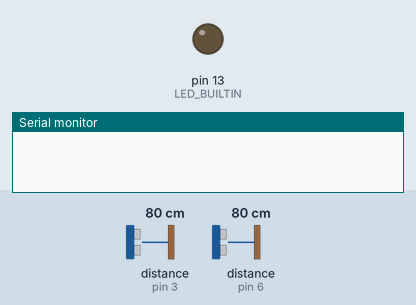
This sketch was run on a simulated Arduino Uno, built with avr-gcc and run on an emulated ATmega328P. Parts: output pins drawn as LEDs (lit = HIGH), the last lines printed to the serial monitor. The test bench sets the inputs (shaded band); at power-on: distance to the obstacle (sensors on pin 3, pin 6) 80 cm. The echo pulse lasts 58.3 µs per cm.

Above: at 0.1 s.
At 1.1 s:
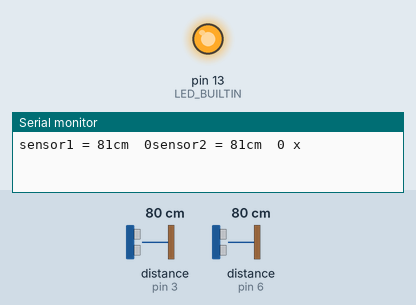
Timing chart, 0 to 2.6 s (numbered marks = the images above):
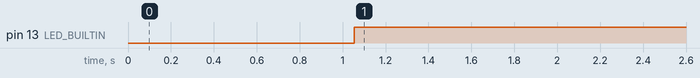

Measured:
- by itself, pin 13 (LED_BUILTIN): LOW → HIGH at 1.1 s

The sketch:

distance.ino
```cpp
#include <NewPing.h>

#define SONAR_NUM 2      // Number of sensors.
#define MAX_DISTANCE 200 // Maximum distance (in cm) to ping.
const int pwrpin = 12;
NewPing sonar[SONAR_NUM] = {   // Sensor object array.
  NewPing(4, 3, MAX_DISTANCE), // Each sensor's trigger pin, echo pin, and max distance to ping.
  NewPing(7,6, MAX_DISTANCE),
};

void setup() {
  Serial.begin(115200); // Open serial monitor at 115200 baud to see ping results.
  digitalWrite(pwrpin, HIGH);
  pinMode(LED_BUILTIN, OUTPUT);
}
void loop() {
  for (uint8_t i = 0; i < SONAR_NUM; i++) { // Loop through each sensor and display results.
    delay(500); // Wait 50ms between pings (about 20 pings/sec). 29ms should be the shortest delay between pings.
    Serial.print("sensor");
    Serial.print(i+1);
    Serial.print(" = ");
    Serial.print(sonar[i].ping_cm());
    Serial.print("cm  ");
    Serial.print(sonar[1].ping_cm() - sonar[0].ping_cm());
  }
  int delta = sonar[1].ping_cm() - sonar[0].ping_cm();
  int lwr = sonar[0].ping_cm();
  int upr = sonar[1].ping_cm();
  bool step = 0;
  if(delta > 10 || upr > 25){
    digitalWrite(pwrpin, HIGH);
    digitalWrite(LED_BUILTIN, HIGH);
    Serial.print(" ");
    Serial.print("x");
    if(lwr < 20){
      step = 1;
    }    digitalWrite(LED_BUILTIN, HIGH);
  }
  else{
    digitalWrite(LED_BUILTIN, LOW);
    digitalWrite(pwrpin, LOW);
  }
  Serial.println();
}
```
